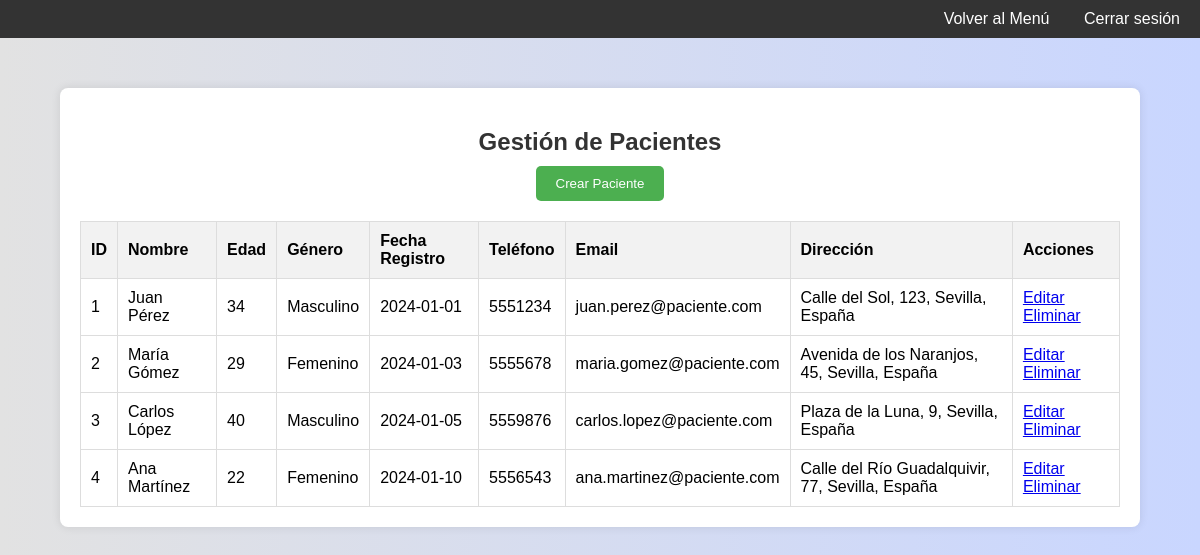
The app's page /php/pacientes.php (signed in) with its own data.
### tables this page shows
CREATE TABLE `pacientes` (
  `id` int(11) NOT NULL,
  `nombre` varchar(100) NOT NULL,
  `edad` int(11) NOT NULL,
  `genero` enum('Masculino','Femenino') NOT NULL,
  `fecha_registro` date NOT NULL,
  `telefono` varchar(15) NOT NULL,
  `email` varchar(100) NOT NULL,
  `direccion` text NOT NULL
);

### php/pacientes.php (the view, shortened to what this page needs)
<?php
$conn = Helper::getConn();
$query = "SELECT * FROM pacientes";
$stmt = $conn->prepare($query);
$stmt->execute();
$result = $stmt->get_result();
?>
<!DOCTYPE html>
<html lang="es">
<head>
    <link rel="stylesheet" href="../css/style.css">
    <link href="https://cdnjs.cloudflare.com/ajax/libs/font-awesome/6.0.0-beta3/css/all.min.css" rel="stylesheet">
</head>
<body>
<header>
    <nav>
        <a href="menu.php">Volver al Menú</a>
        <a href="logout.php">Cerrar sesión</a>
    </nav>
</header>
<section class="gestion-container">
    <h2>Gestión de Pacientes</h2>
    <table>
        <thead>
        <tr>
            <th>ID</th>
            <th>Nombre</th>
            <th>Edad</th>
            <th>Género</th>
            <th>Fecha Registro</th>
            <th>Teléfono</th>
            <th>Email</th>
            <th>Dirección</th>
            <th>Acciones</th>
        </tr>
        </thead>
        <tbody>
        <?php if ($_SESSION['perfil'] === 'admin'): ?>
            <button onclick="window.location.href='añadirPaciente.php'">Crear Paciente</button>
            <?php while ($row = $result->fetch_assoc()) { ?>
                <tr>
                    <td><?php echo htmlspecialchars($row['id']); ?></td>
                    <td><?php echo htmlspecialchars($row['nombre']); ?></td>
                    <td><?php echo htmlspecialchars($row['edad']); ?></td>
                    <td><?php echo htmlspecialchars($row['genero']); ?></td>
                    <td><?php echo htmlspecialchars($row['fecha_registro']); ?></td>
                    <td><?php echo htmlspecialchars($row['telefono']); ?></td>
                    <td><?php echo htmlspecialchars($row['email']); ?></td>
                    <td><?php echo htmlspecialchars($row['direccion']); ?></td>
                    <td>
                        <a href="editarPaciente.php?id=<?php echo urlencode($row['id']); ?>">Editar</a>
                        <a class="delete-link" href="eliminarPaciente.php?id=<?php echo urlencode($row['id']); ?>">Eliminar</a>
                    </td>
                </tr>
            <?php } ?>
        <?php endif; ?>
        </tbody>
    </table>
</section>
</body>
</html>

### css/style.css (style rules this page uses)
* { margin: 0; padding: 0; box-sizing: border-box; }
body { font-family: 'Montserrat', sans-serif; background: linear-gradient(to right, #e2e2e2, #c9d6ff); margin: 0; padding: 0; }
h1, h2 { text-align: center; color: #333; margin-top: 20px; }
section.gestion-container { margin: 50px auto; background-color: #fff; border-radius: 8px; box-shadow: 0 0 10px rgba(0, 0, 0, 0.1); padding: 20px; width: 90%; max-width: 1200px; display: flex; flex-direction: column; align-items: center; justify-content: center; }
table { width: 100%; border-collapse: collapse; margin-top: 20px; overflow-x: auto; }
table, th, td { border: 1px solid #ddd; }
th, td { padding: 10px; text-align: left; }
th { background-color: #f2f2f2; }
nav { background-color: #333; padding: 10px; text-align: right; }
nav a { color: white; text-decoration: none; margin-left: 10px; padding: 5px 10px; border-radius: 5px; }
button { background-color: #4CAF50; color: white; border: none; padding: 10px 20px; cursor: pointer; border-radius: 5px; margin-top: 10px; }

### records on screen
pacientes: id "1", nombre "Juan Pérez", edad "34", genero "Masculino", fecha_registro "2024-01-01", telefono "5551234", email "juan.perez@paciente.com", direccion "Calle del Sol, 123, Sevilla, España"
pacientes: id "2", nombre "María Gómez", edad "29", genero "Femenino", fecha_registro "2024-01-03", telefono "5555678", email "maria.gomez@paciente.com", direccion "Avenida de los Naranjos, 45, Sevilla, España"
pacientes: id "3", nombre "Carlos López", edad "40", genero "Masculino", fecha_registro "2024-01-05", telefono "5559876", email "carlos.lopez@paciente.com", direccion "Plaza de la Luna, 9, Sevilla, España"
pacientes: id "4", nombre "Ana Martínez", edad "22", genero "Femenino", fecha_registro "2024-01-10", telefono "5556543", email "ana.martinez@paciente.com", direccion "Calle del Río Guadalquivir, 77, Sevilla, España"
